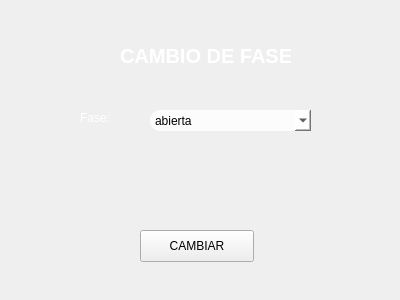
<?xml version="1.0" encoding="UTF-8"?>
<ui version="4.0">
 <class>popupFase</class>
 <widget class="QWidget" name="popupFase">
  <property name="geometry">
   <rect>
    <x>0</x>
    <y>0</y>
    <width>400</width>
    <height>300</height>
   </rect>
  </property>
  <property name="windowTitle">
   <string>Form</string>
  </property>
  <widget class="QLabel" name="bg">
   <property name="geometry">
    <rect>
     <x>-340</x>
     <y>-70</y>
     <width>821</width>
     <height>471</height>
    </rect>
   </property>
   <property name="text">
    <string/>
   </property>
   <property name="pixmap">
    <pixmap resource="resource.qrc">:/resource/img/registro.png</pixmap>
   </property>
  </widget>
  <widget class="QLabel" name="label">
   <property name="geometry">
    <rect>
     <x>120</x>
     <y>40</y>
     <width>171</width>
     <height>31</height>
    </rect>
   </property>
   <property name="styleSheet">
    <string notr="true">color: white;
font-weight:bold;
text-align:center;
font-size: 20px;</string>
   </property>
   <property name="text">
    <string>CAMBIO DE FASE</string>
   </property>
  </widget>
  <widget class="QPushButton" name="btnCambiar">
   <property name="geometry">
    <rect>
     <x>140</x>
     <y>230</y>
     <width>114</width>
     <height>32</height>
    </rect>
   </property>
   <property name="styleSheet">
    <string notr="true"/>
   </property>
   <property name="text">
    <string>CAMBIAR</string>
   </property>
  </widget>
  <widget class="QLabel" name="label_2">
   <property name="geometry">
    <rect>
     <x>80</x>
     <y>110</y>
     <width>59</width>
     <height>16</height>
    </rect>
   </property>
   <property name="styleSheet">
    <string notr="true">color: white;</string>
   </property>
   <property name="text">
    <string>Fase:</string>
   </property>
  </widget>
  <widget class="QComboBox" name="inFase">
   <property name="geometry">
    <rect>
     <x>150</x>
     <y>110</y>
     <width>161</width>
     <height>21</height>
    </rect>
   </property>
   <property name="styleSheet">
    <string notr="true">border: 0px solid;
background: rgba(255,255,255,0.8);
border-radius: 10px;
</string>
   </property>
   <item>
    <property name="text">
     <string>abierta</string>
    </property>
   </item>
   <item>
    <property name="text">
     <string>cerrada</string>
    </property>
   </item>
  </widget>
 </widget>
 <resources>
  <include location="resource.qrc"/>
 </resources>
 <connections/>
</ui>
